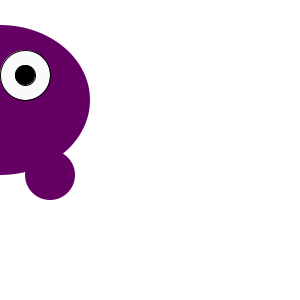
Frame 1 (no input)
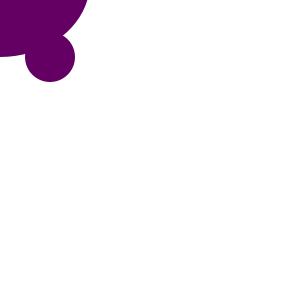
Frame 60 (the mouse pressed at the canvas centre just before this capture)
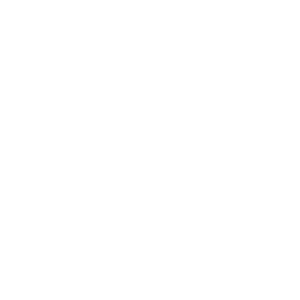
Frame 120 (the mouse held since frame 60 and released just before this capture)

The Processing sketch that drew these frames (run headless with seeded random() and noise(); from frame 60 on, the mouse is pressed at the canvas centre):

// Processing sketch: processing_123017
// ── processing_123017.pde

int monsterX;      
int monsterY;      

void setup() {
size (300,300);
monsterX = 100;    
monsterY = 100;    

}

void draw () {
  
if(monsterY == -300)
monsterY= 450;

background (255,255,255);
  
noStroke ();
fill (100,0,100);
ellipseMode (CENTER);
ellipse (mouseX-50,monsterY+75,50,50);  


fill (100,0,100);
ellipseMode (CENTER);
ellipse (mouseX+50,monsterY+75,50,50);  


fill (100,0,100);
ellipseMode (CENTER);
ellipse (mouseX,monsterY,180,150);


stroke (0,0,0);
fill (250,250,250);
ellipseMode (CENTER);
ellipse (mouseX-25,monsterY-25,50,50);


fill (0,0,0);
ellipseMode (CENTER);
ellipse (mouseX-25,monsterY-25,20,20);


stroke (0,0,0);
fill (250,250,250);
ellipseMode (CENTER);
ellipse (mouseX+25,monsterY-25,50,50);


fill (0,0,0);
ellipseMode (CENTER);
ellipse (mouseX+25,monsterY-25,20,20);

monsterY = monsterY -2;   
}
